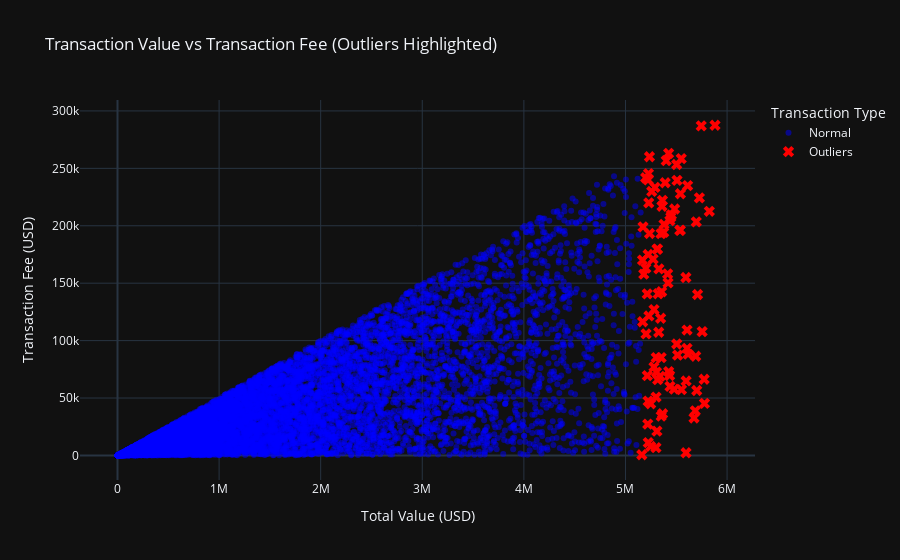

Source (notebook cell):
### Code cell
# Outlier detection using IQR for Total_Value
Q1 = df['Total_Value'].quantile(0.25)
Q3 = df['Total_Value'].quantile(0.75)
IQR = Q3 - Q1
lower_bound = Q1 - 1.5 * IQR
upper_bound = Q3 + 1.5 * IQR

outliers = df[(df['Total_Value'] < lower_bound) | (df['Total_Value'] > upper_bound)]
normal = df[(df['Total_Value'] >= lower_bound) & (df['Total_Value'] <= upper_bound)]
hover_cols = ['Transaction_ID', 'Crypto', 'Platform', 'Transaction_Type', 'Transaction_Date']

normal_customdata = normal[hover_cols].values
outliers_customdata = outliers[hover_cols].values

fig_scatter = go.Figure()
fig_scatter.add_trace(go.Scatter(
    x=normal['Total_Value'],
    y=normal['Transaction_Fee'],
    mode='markers',
    name='Normal',
    marker=dict(color='blue', opacity=0.5),
    customdata=normal_customdata,
    hovertemplate=
        "<b>Total Value</b>: %{x}<br>"+
        "<b>Transaction Fee</b>: %{y}<br>"+
        "<b>Transaction ID</b>: %{customdata[0]}<br>"+
        "<b>Crypto</b>: %{customdata[1]}<br>"+
        "<b>Platform</b>: %{customdata[2]}<br>"+
        "<b>Type</b>: %{customdata[3]}<br>"+
        "<b>Date</b>: %{customdata[4]}<br>"+
        "<extra></extra>"
))
fig_scatter.add_trace(go.Scatter(
    x=outliers['Total_Value'],
    y=outliers['Transaction_Fee'],
    mode='markers',
    name='Outliers',
    marker=dict(color='red', size=10, symbol='x'),
    customdata=outliers_customdata,
    hovertemplate=
        "<b>Total Value</b>: %{x}<br>"+
        "<b>Transaction Fee</b>: %{y}<br>"+
        "<b>Transaction ID</b>: %{customdata[0]}<br>"+
        "<b>Crypto</b>: %{customdata[1]}<br>"+
        "<b>Platform</b>: %{customdata[2]}<br>"+
        "<b>Type</b>: %{customdata[3]}<br>"+
        "<b>Date</b>: %{customdata[4]}<br>"+
        "<extra></extra>"
))
fig_scatter.update_layout(
    title='Transaction Value vs Transaction Fee (Outliers Highlighted)',
    xaxis_title='Total Value (USD)',
    yaxis_title='Transaction Fee (USD)',
    legend_title='Transaction Type'
)
fig_scatter.show()

### Figure 1 — Plotly figure (JSON) as saved in the notebook; plotly's stock layout.template omitted (floating-point values rounded to 4 significant figures; data arrays with more than 128 entries replaced by an {"elided": "..."} marker saying what was removed)
{"data": [{"customdata": {"elided": "9909x5 mixed values"}, "hovertemplate": "<b>Total Value</b>: %{x}<br><b>Transaction Fee</b>: %{y}<br><b>Transaction ID</b>: %{customdata[0]}<br><b>Crypto</b>: %{customdata[1]}<br><b>Platform</b>: %{customdata[2]}<br><b>Type</b>: %{customdata[3]}<br><b>Date</b>: %{customdata[4]}<br><extra></extra>", "marker": {"color": "blue", "opacity": 0.5}, "mode": "markers", "name": "Normal", "x": {"elided": "9909 float values"}, "y": {"elided": "9909 float values"}, "type": "scatter"}, {"customdata": {"elided": "91x5 mixed values"}, "hovertemplate": "<b>Total Value</b>: %{x}<br><b>Transaction Fee</b>: %{y}<br><b>Transaction ID</b>: %{customdata[0]}<br><b>Crypto</b>: %{customdata[1]}<br><b>Platform</b>: %{customdata[2]}<br><b>Type</b>: %{customdata[3]}<br><b>Date</b>: %{customdata[4]}<br><extra></extra>", "marker": {"color": "red", "size": 10, "symbol": "x"}, "mode": "markers", "name": "Outliers", "x": [5280000.0, 5425000.0, 5161000.0, 5302000.0, 5484000.0, 5203000.0, 5315000.0, 5223000.0, 5231000.0, 5200000.0, 5259000.0, 5248000.0, 5352000.0, 5452000.0, 5425000.0, 5675000.0, 5346000.0, 5825000.0, 5702000.0, 5305000.0, 5597000.0, 5223000.0, 5224000.0, 5322000.0, 5437000.0, 5727000.0, 5248000.0, 5595000.0, 5612000.0, 5364000.0, 5309000.0, 5697000.0, 5317000.0, 5173000.0, 5237000.0, 5616000.0, 5479000.0, 5446000.0, 5350000.0, 5438000.0, 5755000.0, 5535000.0, 5513000.0, 5226000.0, 5606000.0, 5687000.0, 5290000.0, 5504000.0, 5746000.0, 5300000.0, 5507000.0, 5229000.0, 5327000.0, 5710000.0, 5360000.0, 5219000.0, 5401000.0, 5329000.0, 5596000.0, 5691000.0, 5365000.0, 5606000.0, 5281000.0, 5180000.0, 5777000.0, 5540000.0, 5301000.0, 5391000.0, 5214000.0, 5236000.0, 5435000.0, 5504000.0, 5356000.0, 5169000.0, 5379000.0, 5215000.0, 5774000.0, 5223000.0, 5376000.0, 5549000.0, 5199000.0, 5551000.0, 5419000.0, 5272000.0, 5541000.0, 5881000.0, 5351000.0, 5310000.0, 5340000.0, 5168000.0, 5415000.0], "y": [77060.0, 72960.0, 607.5, 85230.0, 214600.0, 105800.0, 179700.0, 175000.0, 121500.0, 163100.0, 229900.0, 7830.0, 34250.0, 209500.0, 263000.0, 32620.0, 119500.0, 212600.0, 56550.0, 72560.0, 64860.0, 239900.0, 11130.0, 140800.0, 204500.0, 224300.0, 45020.0, 155000.0, 235000.0, 222100.0, 21120.0, 203400.0, 65970.0, 199000.0, 193300.0, 88290.0, 57680.0, 207500.0, 193200.0, 60110.0, 107900.0, 196000.0, 87370.0, 245500.0, 93230.0, 38810.0, 233400.0, 97050.0, 287000.0, 6807.0, 239500.0, 220000.0, 107300.0, 140200.0, 217000.0, 27340.0, 256700.0, 162400.0, 2337.0, 86370.0, 36350.0, 109200.0, 127000.0, 157900.0, 45290.0, 196200.0, 50810.0, 237500.0, 140700.0, 260100.0, 69620.0, 253400.0, 142600.0, 116400.0, 201200.0, 69490.0, 66350.0, 47260.0, 194300.0, 258400.0, 241800.0, 57250.0, 150300.0, 171000.0, 227900.0, 287500.0, 85190.0, 179600.0, 68870.0, 170000.0, 158100.0], "type": "scatter"}], "layout": {"title": {"text": "Transaction Value vs Transaction Fee (Outliers Highlighted)"}, "xaxis": {"title": {"text": "Total Value (USD)"}}, "yaxis": {"title": {"text": "Transaction Fee (USD)"}}, "legend": {"title": {"text": "Transaction Type"}}}}
